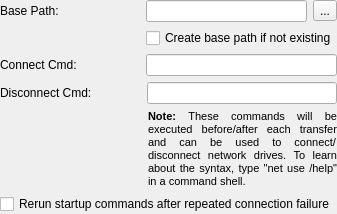
         <widget class="QWidget" name="page">
          <layout class="QVBoxLayout" name="verticalLayout_4">
           <property name="leftMargin">
            <number>0</number>
           </property>
           <property name="topMargin">
            <number>0</number>
           </property>
           <property name="rightMargin">
            <number>0</number>
           </property>
           <property name="bottomMargin">
            <number>0</number>
           </property>
           <item>
            <layout class="QHBoxLayout" name="horizontalLayout_3">
             <item>
              <widget class="QLabel" name="label_14">
               <property name="minimumSize">
                <size>
                 <width>140</width>
                 <height>0</height>
                </size>
               </property>
               <property name="text">
                <string>Base Path:</string>
               </property>
              </widget>
             </item>
             <item>
              <widget class="QLineEdit" name="networkDrivePathEdit">
               <property name="readOnly">
                <bool>true</bool>
               </property>
              </widget>
             </item>
             <item>
              <widget class="QToolButton" name="networkFilePathButton">
               <property name="toolTip">
                <string>Select folder</string>
               </property>
               <property name="text">
                <string>...</string>
               </property>
              </widget>
             </item>
             <item>
              <spacer name="horizontalSpacer_10">
               <property name="orientation">
                <enum>Qt::Horizontal</enum>
               </property>
               <property name="sizeType">
                <enum>QSizePolicy::Minimum</enum>
               </property>
               <property name="sizeHint" stdset="0">
                <size>
                 <width>0</width>
                 <height>20</height>
                </size>
               </property>
              </spacer>
             </item>
            </layout>
           </item>
           <item>
            <layout class="QHBoxLayout" name="horizontalLayout_6">
             <property name="spacing">
              <number>0</number>
             </property>
             <property name="leftMargin">
              <number>146</number>
             </property>
             <item>
              <widget class="QCheckBox" name="networkDriveCreatePath">
               <property name="toolTip">
                <string>If checked, the client will always try to create the base path if it does not exist (instead of aborting).</string>
               </property>
               <property name="text">
                <string>Create base path if not existing</string>
               </property>
              </widget>
             </item>
            </layout>
           </item>
           <item>
            <layout class="QHBoxLayout" name="horizontalLayout_5">
             <item>
              <widget class="QLabel" name="label_17">
               <property name="minimumSize">
                <size>
                 <width>140</width>
                 <height>0</height>
                </size>
               </property>
               <property name="text">
                <string>Connect Cmd: </string>
               </property>
              </widget>
             </item>
             <item>
              <widget class="QLineEdit" name="networkDriveReconnectCmd"/>
             </item>
            </layout>
           </item>
           <item>
            <layout class="QHBoxLayout" name="horizontalLayout_11">
             <property name="spacing">
              <number>7</number>
             </property>
             <property name="topMargin">
              <number>0</number>
             </property>
             <item>
              <widget class="QLabel" name="networkDriveDisconnectCmdLabel">
               <property name="minimumSize">
                <size>
                 <width>140</width>
                 <height>0</height>
                </size>
               </property>
               <property name="text">
                <string>Disconnect Cmd:</string>
               </property>
              </widget>
             </item>
             <item>
              <widget class="QLineEdit" name="networkDriveDisconnectCmd"/>
             </item>
            </layout>
           </item>
           <item>
            <layout class="QHBoxLayout" name="horizontalLayout_2" stretch="0,1">
             <property name="spacing">
              <number>1</number>
             </property>
             <item>
              <spacer name="horizontalSpacer_4">
               <property name="orientation">
                <enum>Qt::Horizontal</enum>
               </property>
               <property name="sizeType">
                <enum>QSizePolicy::Fixed</enum>
               </property>
               <property name="sizeHint" stdset="0">
                <size>
                 <width>148</width>
                 <height>20</height>
                </size>
               </property>
              </spacer>
             </item>
             <item>
              <widget class="QLabel" name="label_18">
               <property name="text">
                <string>&lt;!DOCTYPE HTML PUBLIC &quot;-//W3C//DTD HTML 4.0//EN&quot; &quot;http://www.w3.org/TR/REC-html40/strict.dtd&quot;&gt;
&lt;html&gt;&lt;head&gt;&lt;meta name=&quot;qrichtext&quot; content=&quot;1&quot; /&gt;&lt;style type=&quot;text/css&quot;&gt;
p, li { white-space: pre-wrap; }
&lt;/style&gt;&lt;/head&gt;&lt;body style=&quot; font-family:'MS Shell Dlg 2'; font-size:8pt; font-weight:400; font-style:normal;&quot;&gt;
&lt;p style=&quot; margin-top:0px; margin-bottom:0px; margin-left:0px; margin-right:0px; -qt-block-indent:0; text-indent:0px;&quot;&gt;&lt;span style=&quot; font-weight:600;&quot;&gt;Note: &lt;/span&gt;These commands will be executed before/after each transfer and can be used to connect/disconnect network drives. To learn about the syntax, type &amp;quot;net use /help&amp;quot; in a command shell.&lt;/p&gt;&lt;/body&gt;&lt;/html&gt;</string>
               </property>
               <property name="alignment">
                <set>Qt::AlignJustify|Qt::AlignVCenter</set>
               </property>
               <property name="wordWrap">
                <bool>true</bool>
               </property>
               <property name="margin">
                <number>0</number>
               </property>
               <property name="indent">
                <number>0</number>
               </property>
              </widget>
             </item>
            </layout>
           </item>
           <item>
            <widget class="QCheckBox" name="networkRerunStartupCmdsCheckbox">
             <property name="text">
              <string>Rerun startup commands after repeated connection failure</string>
             </property>
            </widget>
           </item>
          </layout>
         </widget>
